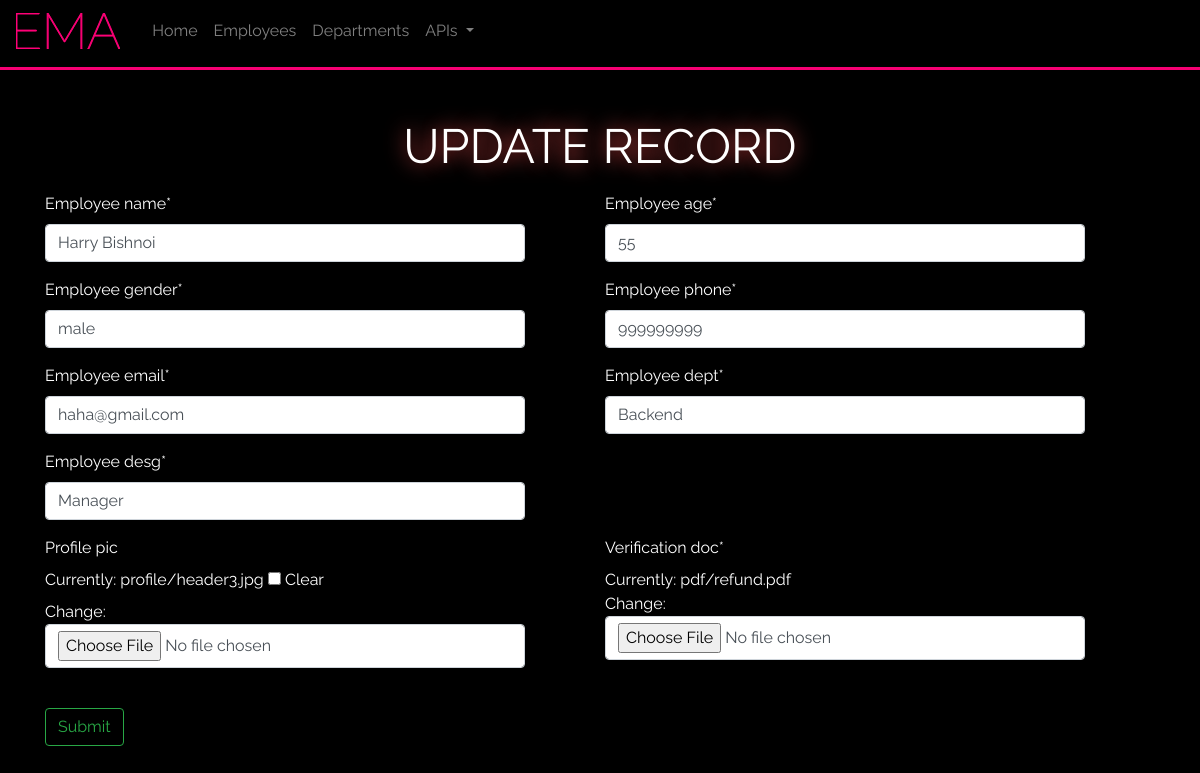
The page /employee_info/3/update/ on the database its author committed.
### employees/models.py (models this page shows)
class Employees(models.Model):
    employee_name = models.CharField(max_length=100)
    employee_age = models.IntegerField()
    employee_gender = models.CharField(max_length=100)
    employee_phone = models.CharField(max_length=100)
    employee_email = models.EmailField(max_length=100)
    employee_dept = models.CharField(max_length=100)
    employee_desg = models.CharField(max_length=100)
    profile_pic = models.ImageField(upload_to='profile',blank=True)
    verification_doc = models.FileField(upload_to='pdf',default="")

### employees/views.py (the view)
# urls.py: path('employee_info/<int:pk>/update/', UpdateEmployee.as_view(), name = 'UpdateEmployee'),
class UpdateEmployee(UpdateView):
    model = Employees
    template_name_suffix = '_update_form'
    fields = '__all__'
    success_url = reverse_lazy('')

### employees/templates/employees/employees_update_form.html (shortened to what this page needs)
{% extends 'index.html' %}
{% load static %}
{% block content %}
    <div class="container mt-5">
        <h1 class="text-center">Update Record</h1>
        {% load crispy_forms_tags %}
        <form method="POST" action="">
            <div class="form-row">
                <div class="form-group col-md-6 mb-0">
                    {{form.employee_name|as_crispy_field}}
                </div>
                <div class="form-group col-md-6 mb-0">
                    {{form.employee_age|as_crispy_field}}
                </div>
            </div>
            <div class="form-row">
                <div class="form-group col-md-6 mb-0">
                    {{form.employee_gender|as_crispy_field}}
                </div>
                <div class="form-group col-md-6 mb-0">
                    {{form.employee_phone|as_crispy_field}}
                </div>
            </div>
            <div class="form-row">
                <div class="form-group col-md-6 mb-0">
                    {{form.employee_email|as_crispy_field}}
                </div>
                <div class="form-group col-md-6 mb-0">
                    {{form.employee_dept|as_crispy_field}}
                </div>
            </div>
            <div class="form-row">
                <div class="form-group col-md-6 mb-0">
                    {{form.employee_desg|as_crispy_field}}
                </div>
            </div>
            <div class="form-row">
                <div class="form-group col-md-6 mb-0">
                    {{form.profile_pic|as_crispy_field}}
                </div>
                <div class="form-group col-md-6 mb-0">
                    {{form.verification_doc|as_crispy_field}}
                </div>
            </div>
            <br>
            <input type="submit" class="btn btn-outline-success" >
        </form>
    </div>
{% endblock %}

### employees/static/style.css (style rules this page uses)
html { overflow: scroll; overflow-x: hidden; }
body { background-color: black; color: white; font-family: 'Raleway'; }
h1,h2,h3,h4,h5,h6 { color: #F60073; font-size: 1.8rem; font-weight: 400; text-shadow: 0 0 20px #FF5252; }
input, select { max-width: 30em }
a:link { text-decoration: none; }
h1 { font-size: 3rem; margin: 0; color: white; text-transform: uppercase; text-align: center; margin: 1rem 0; }
*, *:before, *:after { -moz-box-sizing: border-box; -webkit-box-sizing: border-box; box-sizing: border-box; }

### rows shown on the page
Employees: employee_name "Harry Bishnoi", employee_age "55", employee_gender "male", employee_phone "999999999", employee_email "haha@gmail.com", employee_dept "Backend", employee_desg "Manager"
